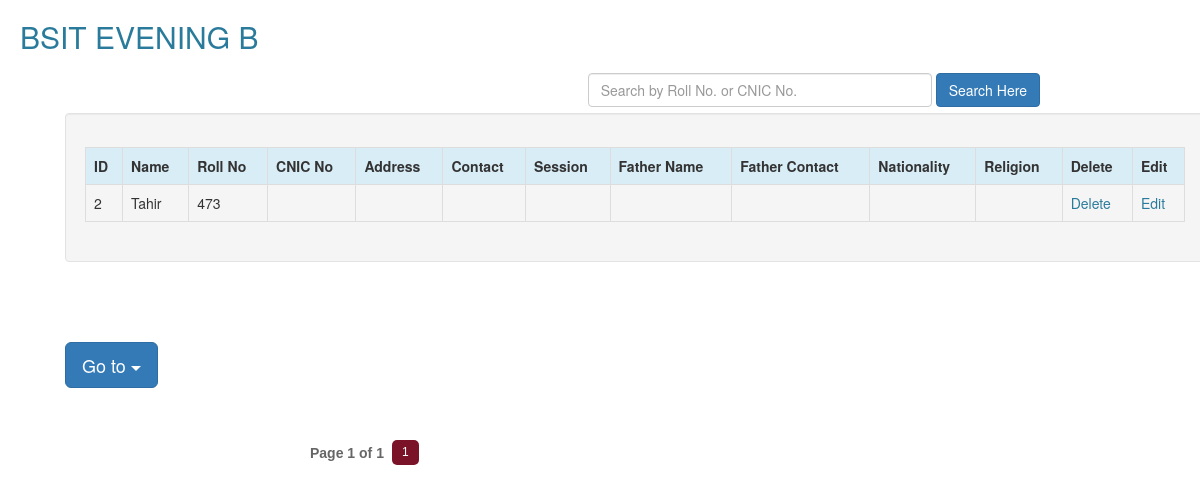
The app's page /it_eve_b.php (signed in) with its own data.
### tables this page shows
CREATE TABLE IF NOT EXISTS `it_eve_b` (
`id` int(30) NOT NULL,
  `name` varchar(60) NOT NULL,
  `roll` varchar(60) NOT NULL,
  `cnic` varchar(60) NOT NULL,
  `address` varchar(60) NOT NULL,
  `cntct` varchar(60) NOT NULL,
  `session` varchar(60) NOT NULL,
  `fname` varchar(60) NOT NULL,
  `fcntct` varchar(60) NOT NULL,
  `nationality` varchar(60) NOT NULL,
  `religion` varchar(60) NOT NULL
);

### it_eve_b.php (the view, shortened to what this page needs)
<?php
function pagination($total_num_results,$posts_per_page,$cur_page) {
  $no = $total_num_results / $posts_per_page;
  $no = ceil($no);
  $pages_html="";
  $start_page=$cur_page-2;
  $end_page=$cur_page+2;
  $start_diff=$cur_page-1;
  $end_diff=$no-$cur_page;
  if($end_diff < 2) {
    $start_page=$cur_page+$end_diff;
    $start_page=$start_page-4;
  }
  while($start_page < 1) { $start_page=$start_page+1; }
  if($start_diff < 2) {
    $end_page=$cur_page-$start_diff;
    $end_page=$end_page+4;
  }
  while($end_page > $no) { $end_page=$end_page-1; }
  $pages_html .= "<div id='pagination' >";
  $pages_html .= "<label class='disptext' >Page ".$cur_page." of ".$no."</label>";
  for($i=$start_page; $i<=$end_page; $i++) { $pages_html .= "<a href='?page=".$i."' id='page".$i."' > ".$i." </a>"; }
  $pages_html .= "<script type='text/javascript'>var d = document.getElementById('page".$cur_page."');
  d.className += ' selectedpage';</script>";
  $pages_html .= "</div>";
  return $pages_html;
}
?>
<!DOCTYPE html>
<html>
<head>
<link href="css/bootstrap.min.css" rel="stylesheet">
<link href="admin.css" rel="stylesheet" type="text/css" />
</head>
<body>
	<div class="heading2"><h2>BSIT EVENING B</h2></div>
	<div class="search">
	<form class="form-inline" action="it_eve_b.php" method="get">
	<div class="form-group">
    <input type="text" class="form-control" id="info" name="search" placeholder="Search by Roll No. or CNIC No." size="40">
  </div>
  <button type="submit" name="sub" class="btn btn-primary">Search Here</button>
</form></div>
		<div class="container">
		<div class="well">
		<div class="responsive-table">
	<table class="table table-bordered">
	  <tr class="info">
	    <th>ID</th>
	    <th>Name</th>
	    <th>Roll No</th>
		<th>CNIC No</th>
	    <th>Address</th>
	    <th>Contact</th>
	    <th>Session</th>
	    <th>Father Name</th>
	    <th>Father Contact</th>
		<th>Nationality</th>
	     <th>Religion</th>
	    <th>Delete</th>
		<th>Edit</th>
      </tr>
	<tr>
	  <?php
$query ="select * from it_eve_b";
$run = mysql_query($query);
while($row=mysql_fetch_array($run))
{
	$id = $row['id'];
	$name = $row[1];
	$roll = $row[2];
	$cnic = $row[3];
	$addr = $row[4];
	$cntct = $row[5];
	$session = $row[6];
	$fname = $row[7];
	$fcntct = $row[8];
	$nat = $row[9];
	$relig= $row[10];
?>
	    <td><?php echo $id; ?></td>
	    <td><?php echo $name; ?> </td>
	    <td><?php echo $roll; ?></td>
		<td><?php echo $cnic; ?></td>
	    <td><?php echo $addr; ?></td>
	    <td><?php echo $cntct; ?></td>
	    <td><?php echo $session; ?></td>
	    <td><?php echo $fname; ?></td>
	    <td><?php echo $fcntct; ?></td>
	    <td><?php echo $nat; ?></td>
	    <td><?php echo $relig; ?></td>
		<td><a href='del_it_eve_b.php?del_it_eve_b=<?php echo $id; ?>'><font color="#2A7B9B">Delete</font></a></td>
	    <td><a href='edit_it_eve_b.php?edit_it_eve_b=<?php echo $id; ?>'><font color="#2A7B9B"><font color="#2A7B9B">Edit</font></font></a></td>
      </tr>
  <?php }  ?>
</table>
</div>
</div>
</div>
		<div class="container">
		<div class="dropdown">
			 <button class="btn btn-primary btn-lg  dropdown-toggle" type="button" data-toggle="dropdown">
			 Go to <span class="caret"></span>
			 </button>
				</div>
				</div>
</body>
</html>
<?php
       $query=mysql_query("select * from it_eve_a");
       $total_num_results = mysql_num_rows($query);
  $posts_per_page="15";
  $cur_page="1";
  $html=pagination($total_num_results,$posts_per_page,$cur_page);
  echo $html;
?>

### admin.css (style rules this page uses)
.container { margin:50px; padding-top:10px; }
.heading2 { color:#2A7B9B; margin:20px; }
.search { float:right; margin-right:160px; margin-bottom:40px; }
#pagination { width: 600px;margin: 0 auto; }
#pagination a { padding: 5px 10px; margin: 2px 3px 0px 3px; float: left; font-size: 12px; line-height: 15px; font-family: Arial, Helvetica, Sans-serif; color: #666; background-color:#eeeeee; text-decoration: none; border-radius: 5px; }
#pagination a.selectedpage, #pagination a:hover { background-color: #7A1327; color: #fff; }
#pagination .disptext { margin: 5px 5px 0 10px; float: left; color: #666; font-family: Muli, 'Lucida Sans Unicode', 'Lucida Grande', Verdana, Tahoma, Arial, sans-serif; }

### records on screen
it_eve_b: id "2", name "Tahir", roll "473"

### other values on screen
$cur_page "1"
$no "1"
